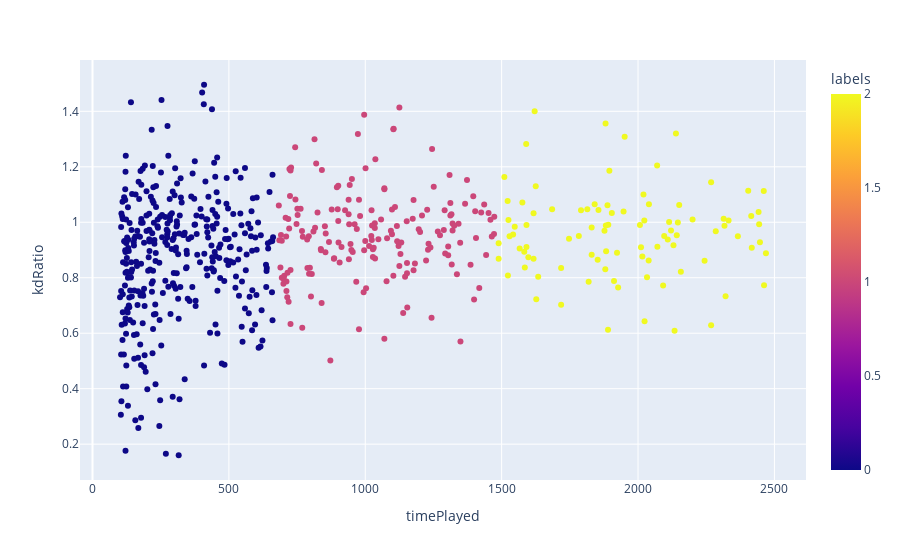

Source (notebook cell):
### Code cell
X = np.array(cod_df)
sklearn_kMeans_clstr = KMeans(n_clusters=3, random_state=1)
sklearn_kMeans_clstr.fit(cod_df)
cod_df['labels'] = sklearn_kMeans_clstr.labels_.astype('int32')
fig = px.scatter(cod_df, x='timePlayed', y='kdRatio', color='labels')
fig.show()

### Figure 1 — Plotly figure (JSON) as saved in the notebook; plotly's stock layout.template omitted (floating-point values rounded to 4 significant figures; data arrays with more than 128 entries replaced by an {"elided": "..."} marker saying what was removed)
{"data": [{"hovertemplate": "timePlayed=%{x}<br>kdRatio=%{y}<br>labels=%{marker.color}<extra></extra>", "legendgroup": "", "marker": {"color": {"elided": "615 int values"}, "coloraxis": "coloraxis", "symbol": "circle"}, "mode": "markers", "name": "", "orientation": "v", "showlegend": false, "type": "scatter", "x": {"elided": "615 int values"}, "xaxis": "x", "y": {"elided": "615 float values"}, "yaxis": "y"}], "layout": {"coloraxis": {"colorbar": {"title": {"text": "labels"}}, "colorscale": [[0, "#0d0887"], [0.1111, "#46039f"], [0.2222, "#7201a8"], [0.3333, "#9c179e"], [0.4444, "#bd3786"], [0.5556, "#d8576b"], [0.6667, "#ed7953"], [0.7778, "#fb9f3a"], [0.8889, "#fdca26"], [1, "#f0f921"]]}, "legend": {"tracegroupgap": 0}, "margin": {"t": 60}, "xaxis": {"anchor": "y", "domain": [0, 1], "title": {"text": "timePlayed"}}, "yaxis": {"anchor": "x", "domain": [0, 1], "title": {"text": "kdRatio"}}}}
